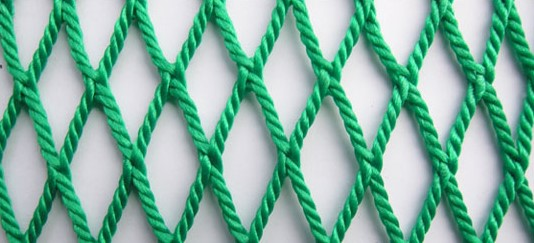
#> input picture imageprocess/data/Untorn_for aug/Untorn (7).png, 534 x 243 px
$ jupyter execute --allow-errors random_gen.ipynb   (shell and % lines are left out)   (older library calls are emulated)
#> lines starting #> are read from the running program, lines starting #| are printed output that depends on the picture; after the words box and inside, x2 and y2 are one past the last pixel; in counts of white or black regions, pixels touching at a corner belong together
# Edge detection of fishing net

[cell 1]
import tensorflow as tf
import cv2
import numpy as np
import matplotlib.pyplot as plt
import sys
import math

plt.imshow(cv2.cvtColor(image, cv2.COLOR_BGR2RGB))

opencv image -> BGR not RBG
so we need to change its order

[cell 2]
filename = "./data/Untorn_for aug/Untorn (7).png"
plt.axis("off")
img = cv2.imread(filename, -1)
#> img is the input picture: shape (243, 534, 3); mean B, G, R 160.3, 179.1, 125.2
plt.imshow(cv2.cvtColor(img, cv2.COLOR_BGR2RGB))
plt.show()
print(img.shape)
#| (243, 534, 3)

saving_size = [640, 480]

## Gaussian image filtering
we will use Canny edge detection algorithm, but it is susceptible to noise.
So, the image is needed to reduce noise using filter (blur)
- 5x5 Gaussian blur

[cell 3]
blur = cv2.GaussianBlur(img, (11,11), 7, 7)
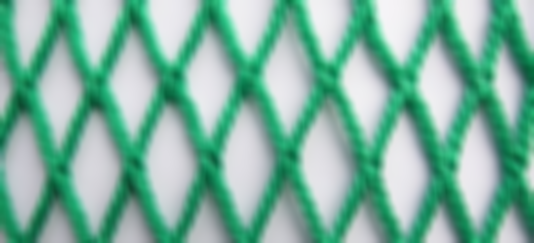
#> blur: shape (243, 534, 3); mean B, G, R 160.2, 179.1, 125.1
plt.axis("off")
plt.imshow(cv2.cvtColor(blur, cv2.COLOR_BGR2RGB))
plt.show()

## Canny edge detection

[cell 4]
edges = cv2.Canny(blur, 68, 10)
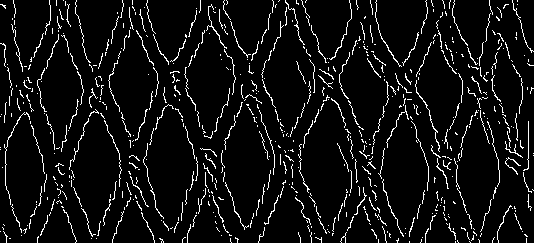
#> edges: shape (243, 534); 6.7% white in thin lines or dots
plt.axis("off")
plt.imshow(edges, cmap="gray")
plt.show()

[cell 5]
# For further usage
#cedges = cv2.cvtColor(edges, cv2.COLOR_GRAY2BGR)
cedges = np.copy(img)
cedgesP = np.copy(cedges)

## Contour detection
For accuracy, use binary image (Canny edge detection outs binary image)

[cell 6]
cont_width = 15

temp = img
con_img, contours, hierachy = cv2.findContours(edges, cv2.RETR_TREE, cv2.CHAIN_APPROX_SIMPLE)
#> contours = 644 contours, 643 with area under 20; largest, box (x1, y1, x2, y2) and area: (415, 80, 440, 152) 20
con_img = cv2.drawContours(temp, contours, -1, (255,255,255), cont_width)
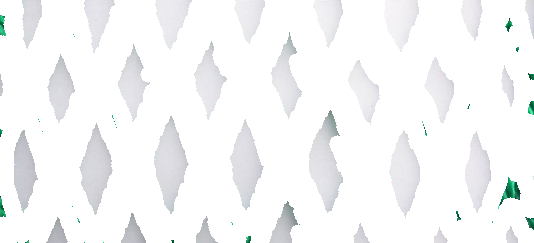
#> con_img: shape (243, 534, 3); mean B, G, R 247.6, 246.8, 246.1

plt.axis("off")
plt.imshow(cv2.cvtColor(con_img, cv2.COLOR_BGR2RGB))
plt.show()

#cv2.imwrite(filename, con_img)

# Background Inpainting

[cell 7]
# Make black image for mask

blank_img = np.zeros((img.shape[0],img.shape[1], 1), np.uint8)
masks = cv2.drawContours(blank_img, contours, -1, (255,255,255), cont_width)
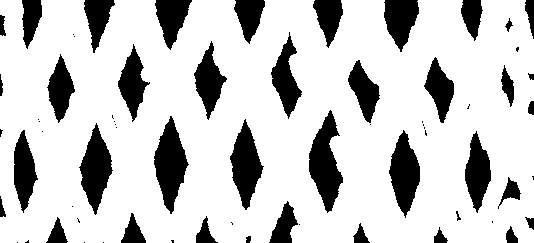
#> masks: shape (243, 534, 1); 79% white; 67 black regions (28 under 20 px), largest, box (x1, y1, x2, y2) and area: (309, 110, 343, 213) 1911, (154, 116, 189, 214) 1882, (79, 123, 113, 215) 1661

new_img = cv2.inpaint(con_img, masks, 3, cv2.INPAINT_TELEA)
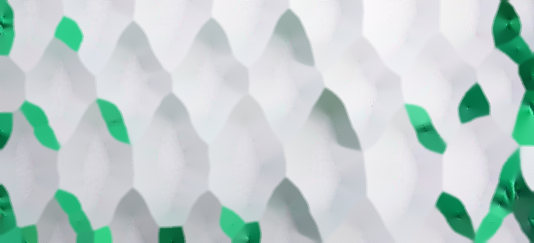
#> new_img: shape (243, 534, 3); mean B, G, R 205.8, 208, 191.9

plt.axis("off")
plt.imshow(cv2.cvtColor(new_img, cv2.COLOR_BGR2RGB))
plt.show()

## Deleting randomly

Use ellipse to specify deleting area
The center of ellipse is randomly selected from the contours (net position)
Other parameters of the ellipse are also chosen arbitrarily (uniform distribution)

[cell 8]
# circle? drawing? how can make a set of continous random pixels?

plt.axis("off")
plt.imshow(cv2.cvtColor(masks, cv2.COLOR_GRAY2RGB))
plt.show()
#> `center = np.array((int(np.random.choice(x, size=1)), int(np.random.cho..`: center = [496, 105]

[cell 9]
mask_idx = np.where(masks == 255)
y = np.array(mask_idx[0])
x = np.array(mask_idx[1])

## Generating

sample_num is the number of data which will be generated

[cell 10]
sample_num = 100

#> (the rest of this cell did not finish here and is left out)

$ run again, with imageprocess/data/Untorn_for aug/Untorn (17).png copied over imageprocess/data/Untorn_for aug/Untorn (7).png
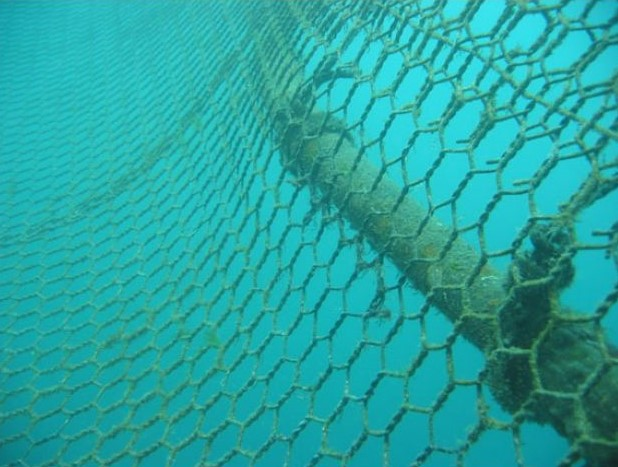
#> input picture imageprocess/data/Untorn_for aug/Untorn (17).png, 618 x 467 px
#> img is the input picture: shape (467, 618, 3); mean B, G, R 160.4, 165, 37.1
#| (467, 618, 3)
#> `edges = cv2.Canny(blur, 68, 10)`:
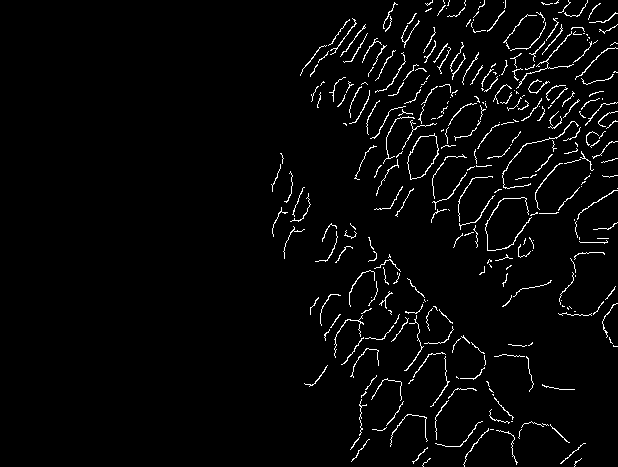
#> edges: shape (467, 618); 2.9% white in thin lines or dots, all inside (x1, y1, x2, y2) = (271, 0, 618, 467)
#> contours = 331 contours, 326 with area under 20; largest, box (x1, y1, x2, y2) and area: (407, 133, 439, 180) 910, (407, 135, 439, 180) 882, (502, 121, 579, 189) 34, (485, 197, 532, 251) 32, (516, 31, 574, 89) 32
#> masks: shape (467, 618, 1); 36.1% white; 3 white regions, box (x1, y1, x2, y2) and area: (292, 0, 618, 355) 67493, (296, 215, 594, 467) 32776, (263, 145, 319, 267) 3975
#> `new_img = cv2.inpaint(con_img, masks, 3, cv2.INPAINT_TELEA)`:
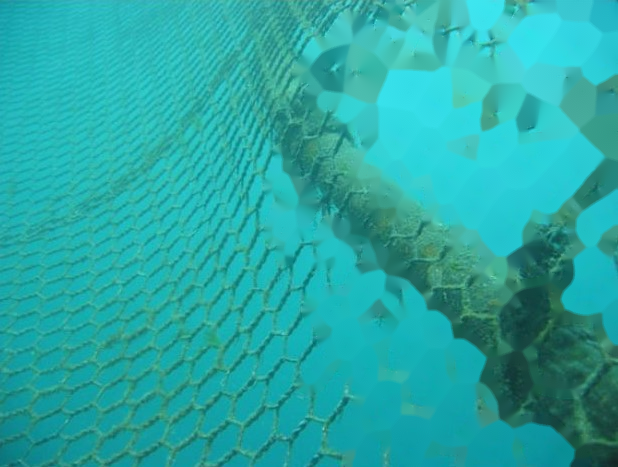
#> new_img: shape (467, 618, 3); mean B, G, R 164.6, 168.5, 38.6
#> center = [513, 158]
